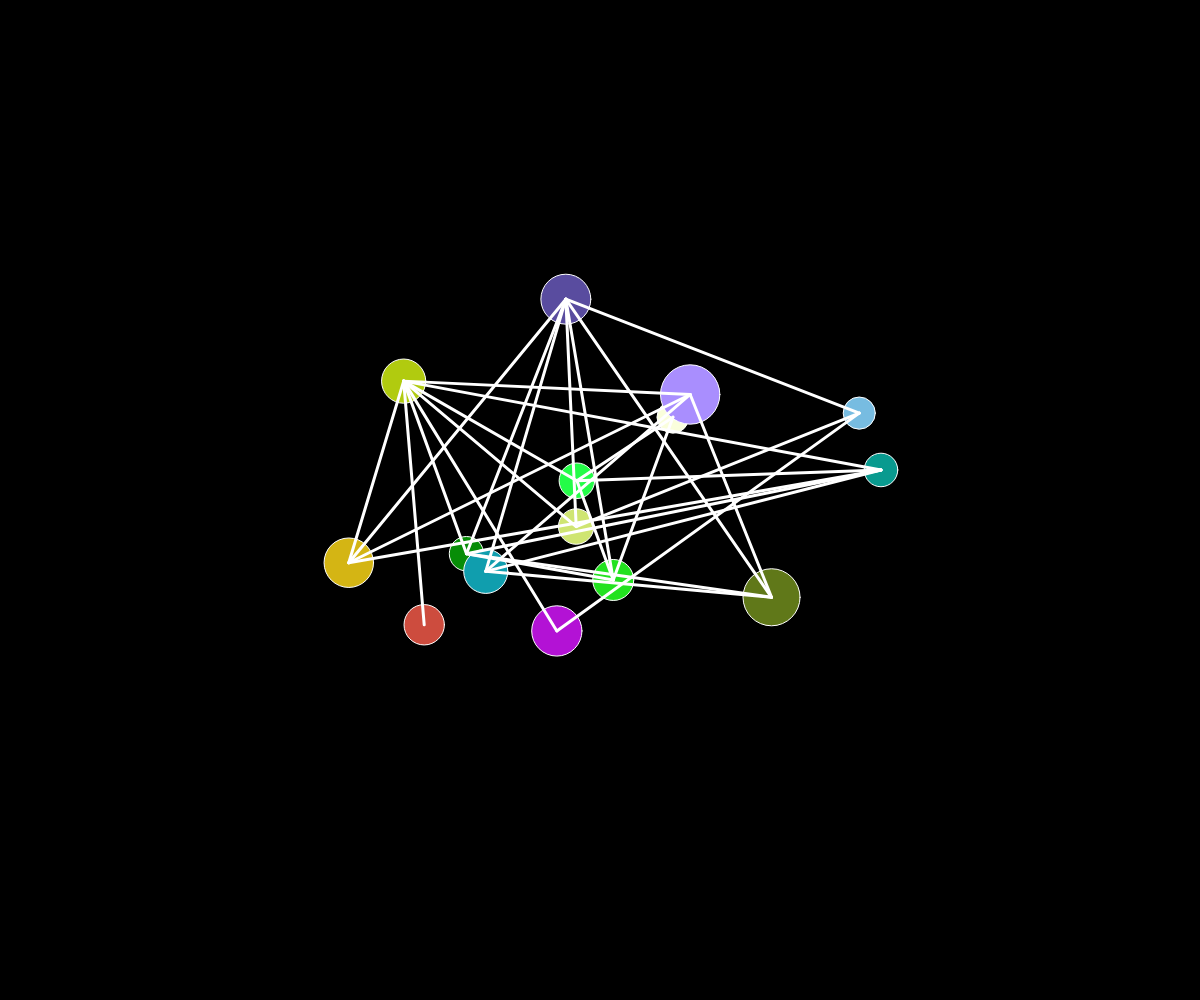
Frame 1 (no input)
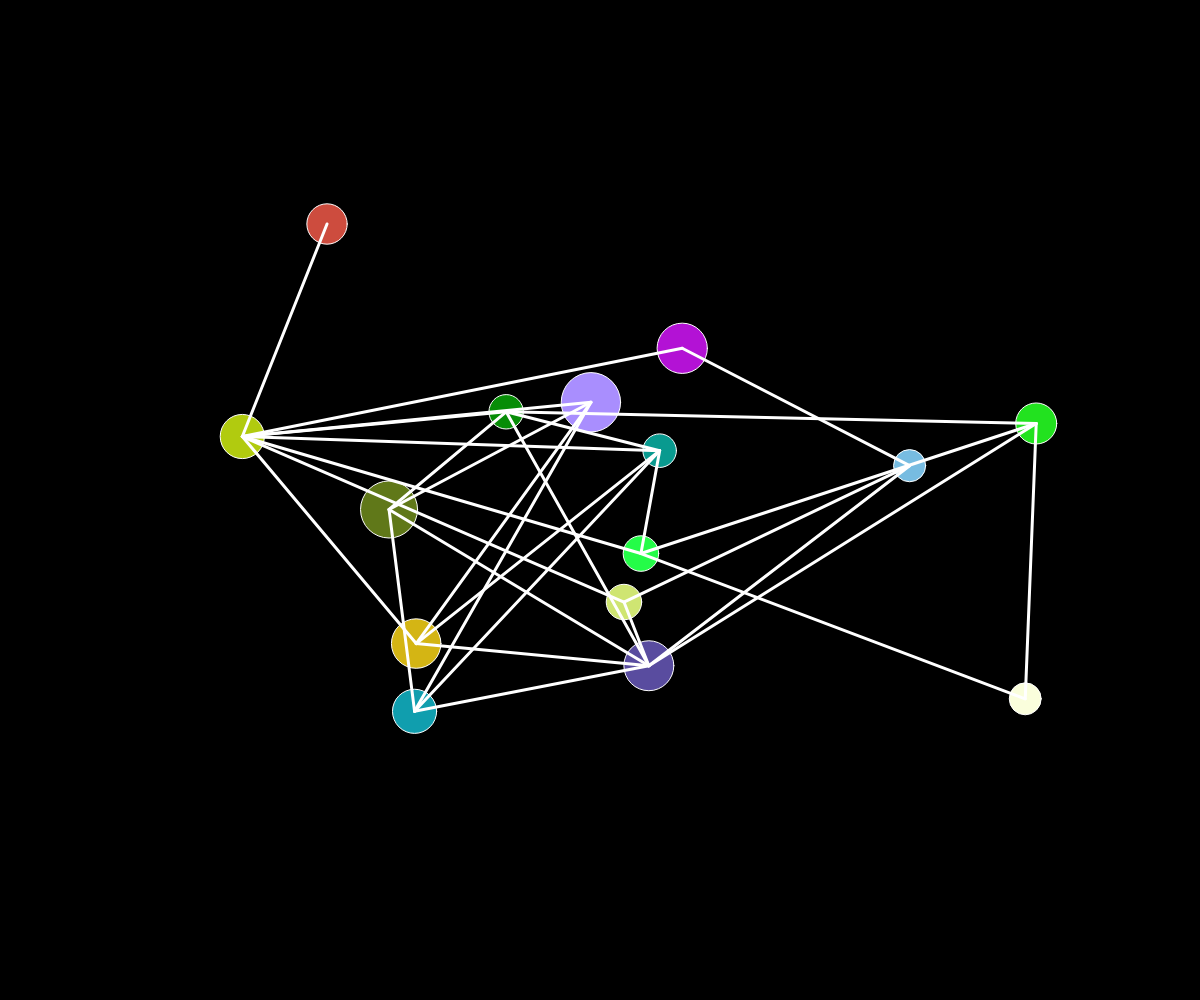
Frame 60 (no input)
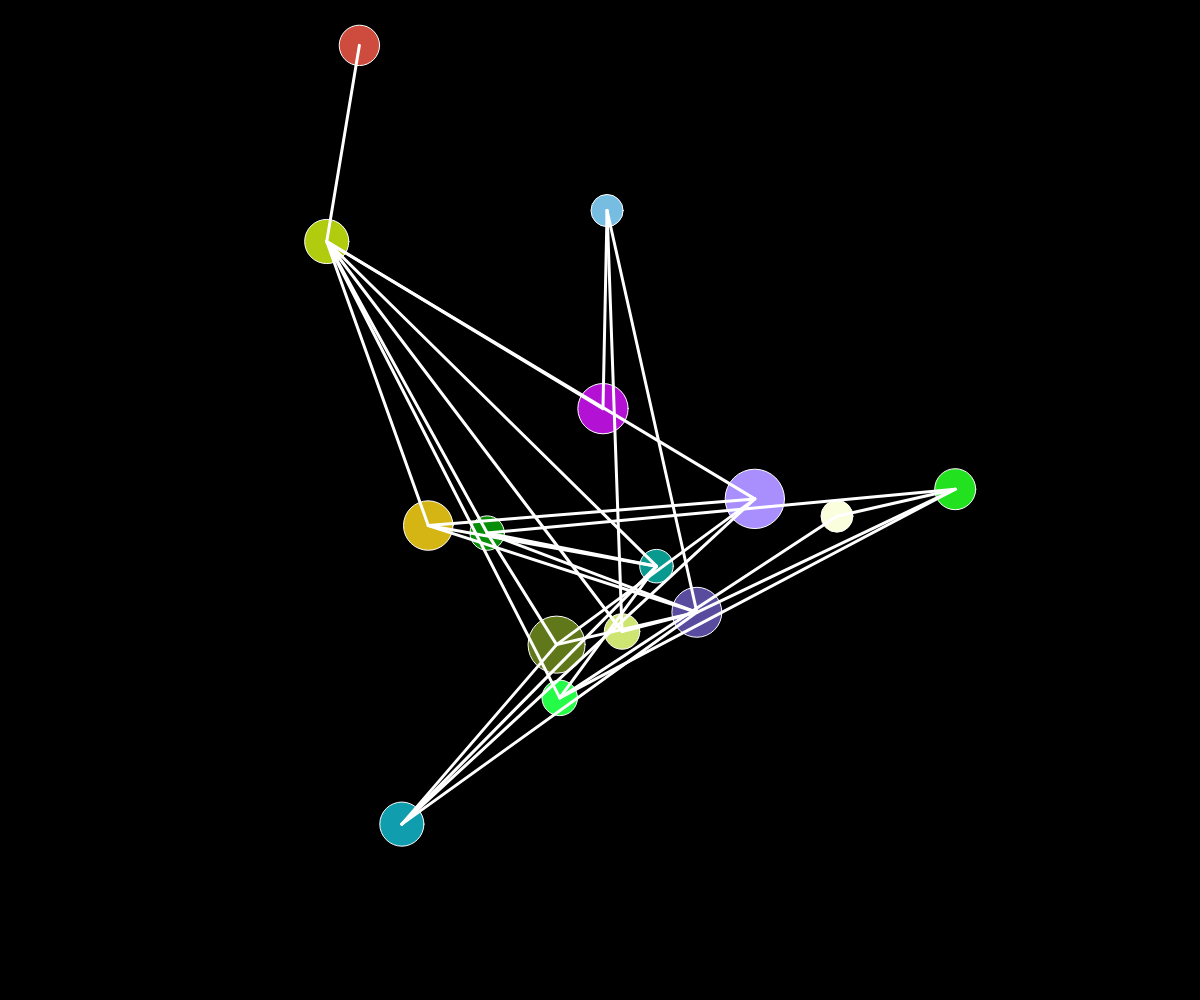
Frame 120 (the mouse pressed at the canvas centre since frame 60)

The p5.js sketch that drew these frames (run headless with seeded random() and noise() and a simulated clock; from frame 60 on, the mouse is pressed at the canvas centre):

// p5.js sketch
// ── sketch.js
"use strict";

let n, e;
let nodes = [];
let edges = [];
let MAX_L = 500;
let MAX_N = 20;
let drag_num=-1;
function generate_node(){
  let r=random(width/4, 3*width/4);
  let c=random(height/4, 3*height/4);
  nodes.push(new Node(r, c, random(1.5,3)));
}

function generate_edge(u, v){
  let length = random(100, MAX_L);
  edges.push(new Spring(u, v, length));
}

function generate_graph(){
  n=random(2, MAX_N);
  e=n-1;
  for (let i=0; i<n; i++) generate_node();
  for (let i=0; i<n-1; i++) {
    generate_edge(nodes[i], nodes[i+1]);
  }
  for (let i=0; i<n; i++){
    for (let j=i+2; j<n; j++){
      let rnd = random(1);
      if (rnd < 0.25) {
        generate_edge(nodes[i], nodes[j]);
        e+=1;
      }
    }
  }

}

function setup() {
  createCanvas(windowWidth, windowHeight);
  background(0);
  generate_graph();
}

function draw() {
  background(0);
  for (let i=0; i<n; i++){
    let t=nodes[i];
    if (!mouseIsPressed) drag_num=-1;
    if (drag_num==-1 && t.select()) drag_num=i;
    if (drag_num==i) t.drag();
    t.update();
    t.display();
  }

  for (let i=0; i<e; i++){
    let s=edges[i];
    s.update();
    s.display();
  }

}

// ── Node.js
class Node{
  constructor(x, y, m){
    this.pos = createVector(x, y);
    this.vel = createVector();
    this.acc = createVector();
    this.mass = m;
    this.rad = this.mass * 10;
    this.color = color(random(255),random(255),random(255));
  }
  update(){
    this.vel.add(this.acc);
    this.pos.add(this.vel);
    this.acc.mult(0);
    this.vel.mult(0.98);
  }

  applyForce(force){
    let f = force.copy();
    f.div(this.mass);
    this.acc.add(f);
  }

  display(){
    push();
    translate(this.pos.x, this.pos.y);
    stroke(255);
    fill(this.color);
    ellipse(0, 0, this.rad * 2, this.rad * 2);
    pop();
  }

  select(){
    if (mouseIsPressed){
      let distance = dist(this.pos.x, this.pos.y, mouseX, mouseY);
      if (distance < this.rad * 1.5){
        return true;
      }
    }
    return false;
  }

  drag(){
    this.pos.x=mouseX;
    this.pos.y=mouseY;
  }
}

// ── Spring.js
class Spring {
  constructor(o1, o2, len){
    this.o1 = o1;
    this.o2 = o2;
    this.len = len;
    this.k = 0.01;
  }

  update(){
    let vector = p5.Vector.sub(this.o1.pos, this.o2.pos);
    let distance = vector.mag();
    let direction = vector.copy().normalize();
    let stretch = distance - this.len;

    let force = direction.copy();
    force.mult(-1 * this.k * stretch);
    this.o1.applyForce(force);
    force.mult(-1);
    this.o2.applyForce(force);
    //force.mult(-1);
  }

  display(){
    push();
    strokeWeight(3);
    stroke(255);
    line(this.o1.pos.x, this.o1.pos.y, this.o2.pos.x, this.o2.pos.y);
    pop();
  }
}
